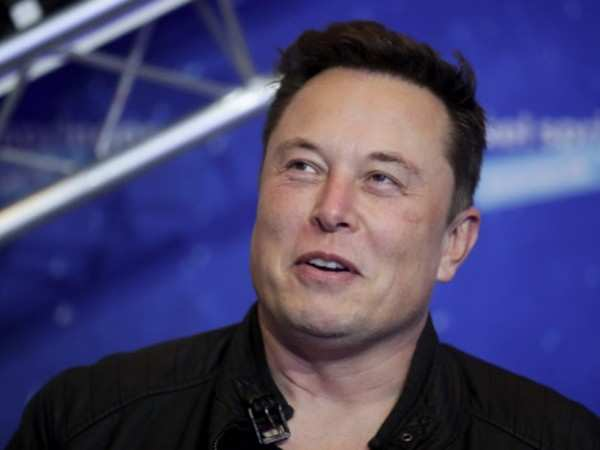
#> input picture resources/elon_musk.jpg, 600 x 450 px, found by its file name
$ python face_detection.py
#> lines starting #> are read from the running program, lines starting #| are printed output that depends on the picture; after the words box and inside, x2 and y2 are one past the last pixel; in counts of white or black regions, pixels touching at a corner belong together
import cv2

# Import Haarcascade for frontal face
faceCascade = cv2.CascadeClassifier("opencv_python/resources/haarcascade_frontalface_default.xml")
print("check==============>",faceCascade.empty())

img = cv2.imread('opencv_python/resources/elon_musk.jpg')
#> img is the input picture: shape (450, 600, 3); mean B, G, R 108.6, 68.1, 72.6
# img = cv2.imread('opencv_python/resources/image_group.jpg')
imgGray = cv2.cvtColor(img, cv2.COLOR_BGR2GRAY)
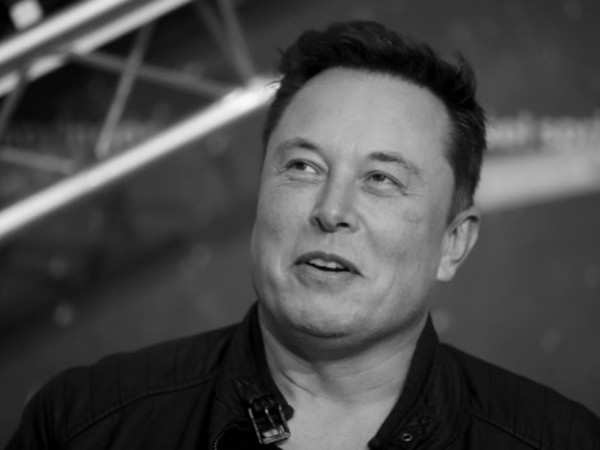
#> imgGray: shape (450, 600); min 0, max 251, mean 74.1

faces = faceCascade.detectMultiScale(imgGray, 1.1, 4)
#> faces = [[231, 86, 223, 223]]

# Create a square around face
for (x, y, w, h) in faces:
    cv2.rectangle(img, (x,y), (x+w, y+h), (0,128,0), 2)
#> this loop made 1 pass
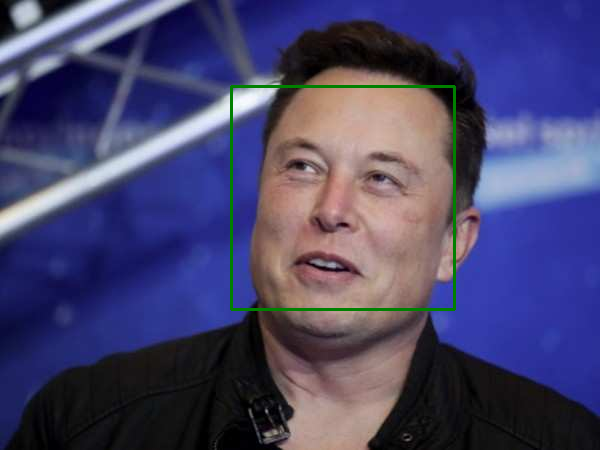
#> img: shape (450, 600, 3); 0.99% of pixels changed, all inside (x1, y1, x2, y2) = (230, 85, 456, 311)

cv2.imshow("Result",img)
cv2.waitKey(0)

$ run again, with resources/image_group.jpg copied over resources/elon_musk.jpg
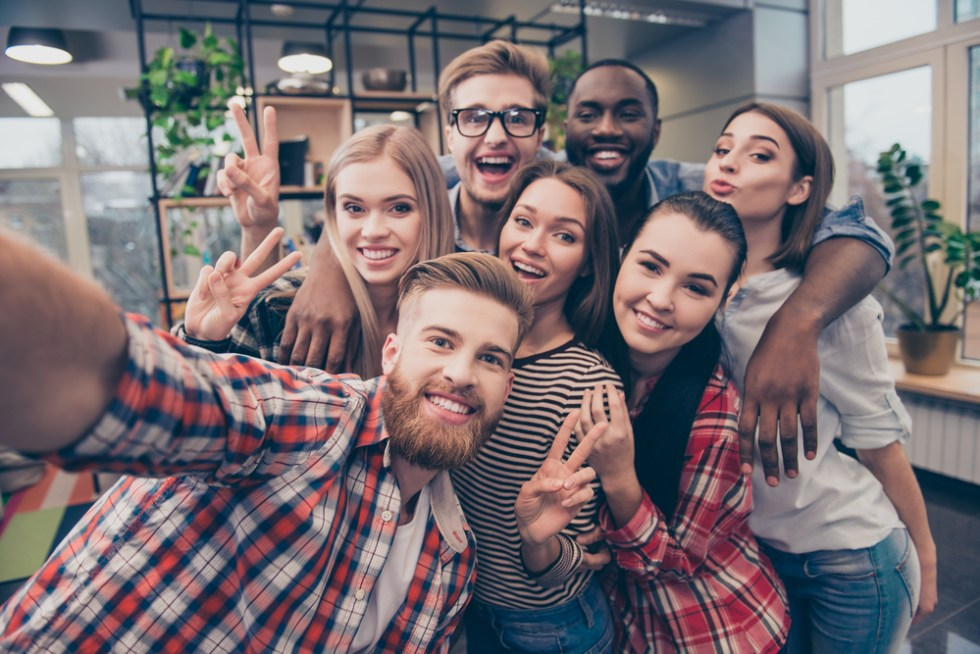
#> input picture resources/image_group.jpg, 980 x 654 px, found by its file name
#> img is the input picture: shape (654, 980, 3); mean B, G, R 113.5, 109.9, 122.1
#> `imgGray = cv2.cvtColor(img, cv2.COLOR_BGR2GRAY)`:
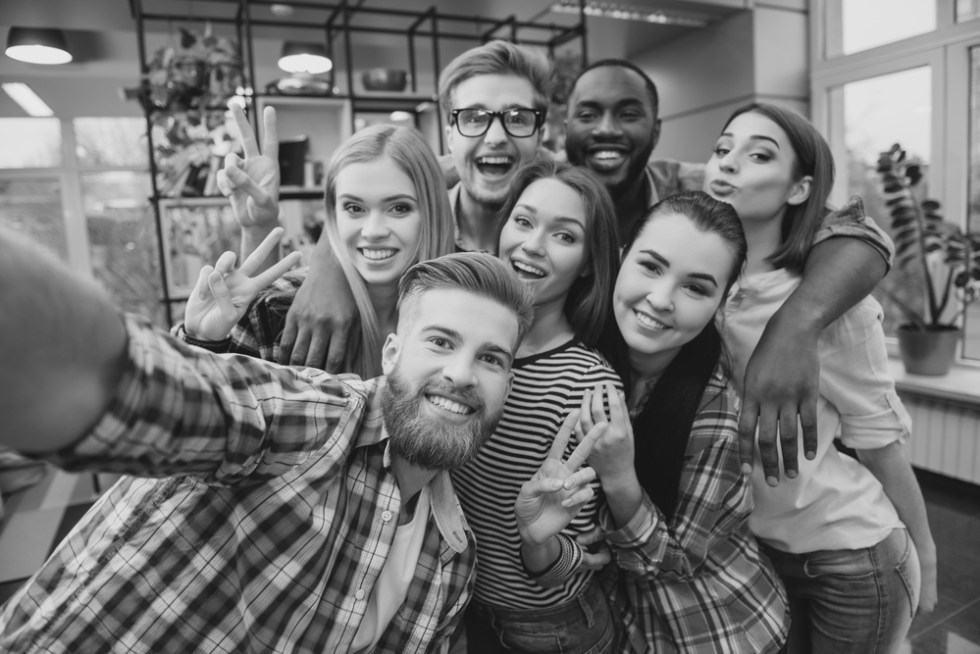
#> imgGray: shape (654, 980); min 12, max 238, mean 114
#> faces = [[558, 73, 100, 100], [316, 164, 118, 118], [484, 182, 116, 116], [432, 72, 123, 123], [599, 221, 139, 139], [380, 287, 157, 157]]
#> the loop `for (x, y, w, h) in faces:` made 6 passes
#> after the loop `for (x, y, w, h) in faces:`:
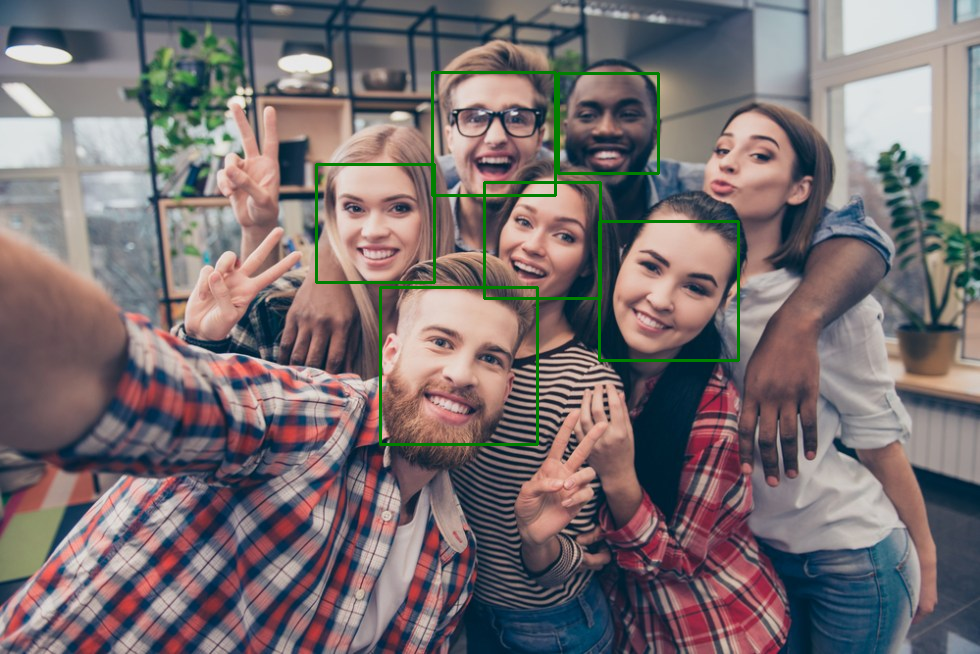
#> img: shape (654, 980, 3); 1.37% of pixels changed, all inside (x1, y1, x2, y2) = (315, 71, 740, 446)

$ run again, with resources/cards.jpeg copied over resources/elon_musk.jpg
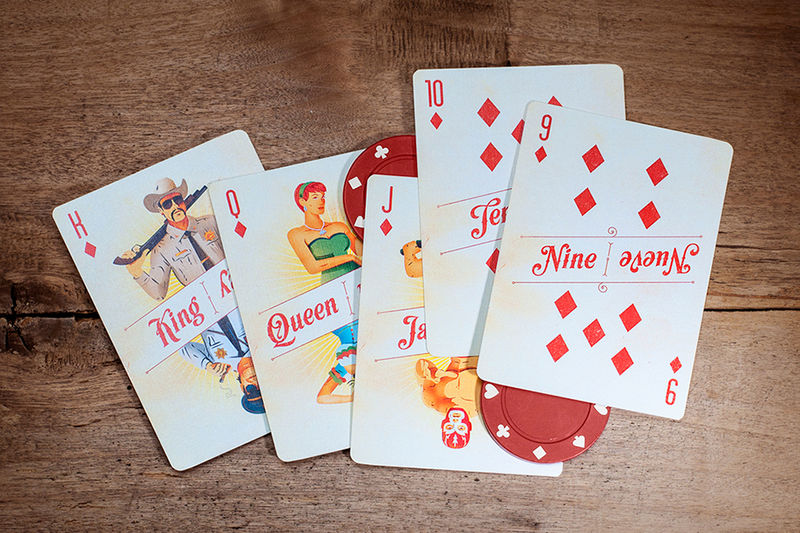
#> input picture resources/cards.jpeg, 800 x 533 px, found by its file name
#> img is the input picture: shape (533, 800, 3); mean B, G, R 134.3, 143.6, 165.2
#> `imgGray = cv2.cvtColor(img, cv2.COLOR_BGR2GRAY)`:
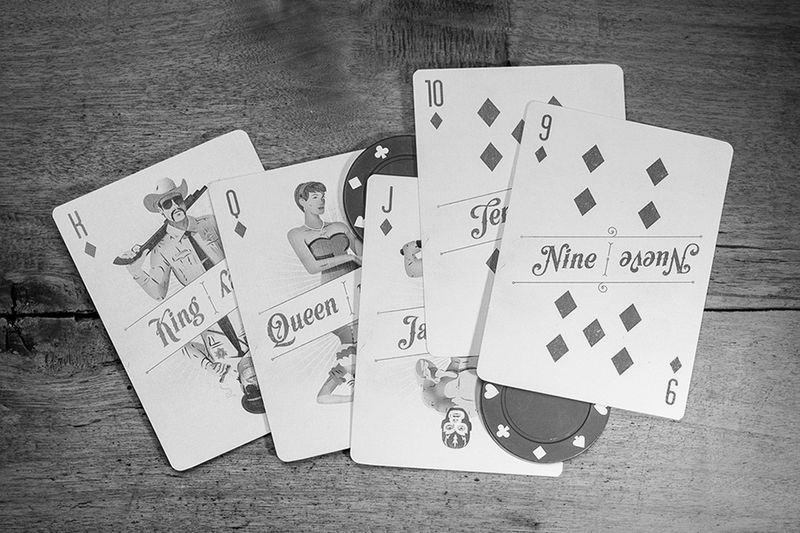
#> imgGray: shape (533, 800); min 0, max 255, mean 149
#> faces = ()
